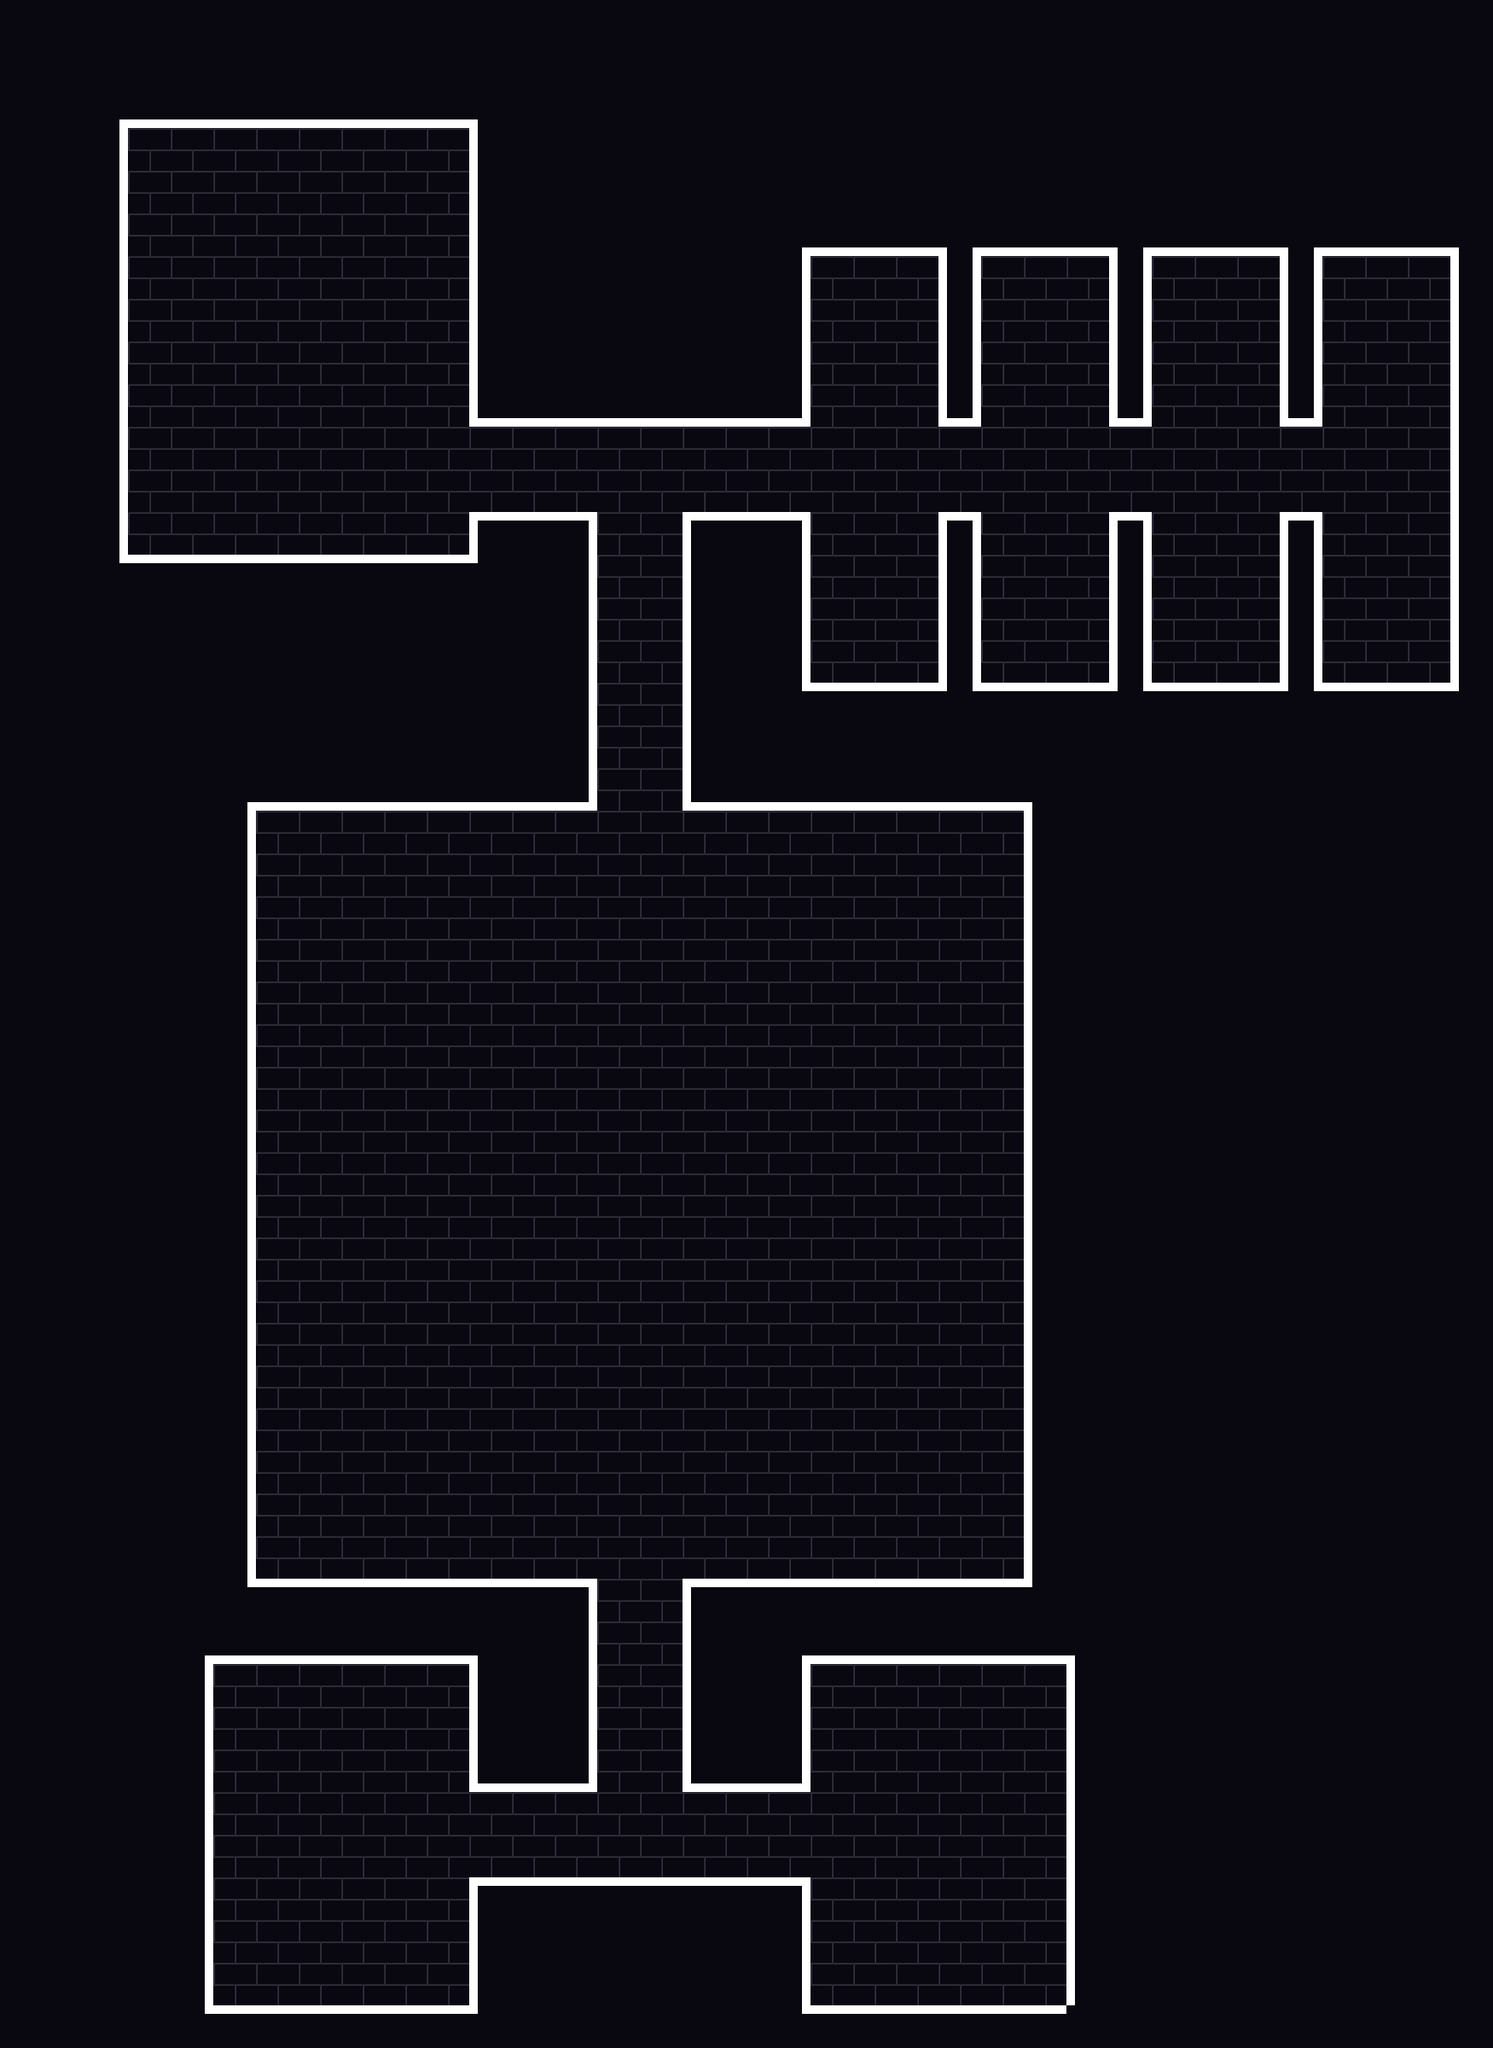

This is a level from a 2D game, rendered from its Tiled map with the project's own tilesets. A one-line summary and the map file follow, with tile-layer data summarised:
An orthogonal 35x48 tile map with 50x50 px tiles, 1 tile layer (Tile Layer 1).

<map version="1.9" tiledversion="1.9.2" orientation="orthogonal" renderorder="right-down" width="35" height="48" tilewidth="50" tileheight="50" infinite="0" nextlayerid="2" nextobjectid="1">
 <tileset firstgid="1" source="starter_dungeon.tsx" />
 <layer id="1" name="Tile Layer 1" width="35" height="48">
  <data>[1680 cells, 1680 non-empty, 19 distinct tile ids]</data>
 </layer>
</map>